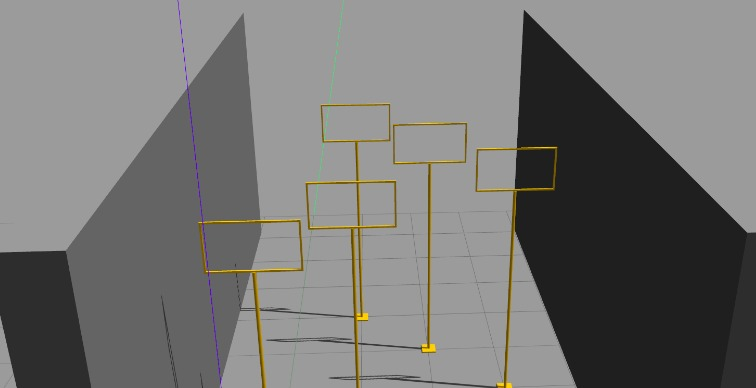
#> input picture framestop.jpeg, 756 x 388 px
$ python finaltry_color_thresholding.py   (older library calls are emulated)
#> lines starting #> are read from the running program, lines starting #| are printed output that depends on the picture; after the words box and inside, x2 and y2 are one past the last pixel; in counts of white or black regions, pixels touching at a corner belong together
#cv.VideoCapture(args.camera)
import cv2 as cv
max_value = 255
max_value_H = 360//2
low_H = 0
low_S = max_value*0.3
low_V = max_value*0.35
high_H = max_value_H*0.3
high_S = max_value
high_V = max_value
import numpy as np
i=0
while i!=1:
    i=i+1
    print(i)

    frame = cv.imread("framestop.jpeg")
#> frame is the input picture: shape (388, 756, 3); mean B, G, R 115.2, 116.9, 117.5
    if frame is None:
        break
    frame_HSV = cv.cvtColor(frame, cv.COLOR_BGR2HSV)
#> frame_HSV: shape (388, 756, 3); mean H, S, V 9.7, 6, 117.9
    frame_threshold = cv.inRange(frame_HSV, (low_H, low_S, low_V), (high_H, high_S, high_V))
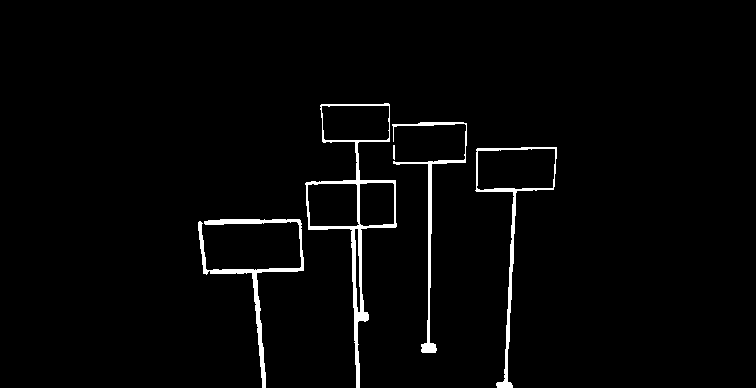
#> frame_threshold: shape (388, 756); 2.3% white; 5 white regions, box (x1, y1, x2, y2) and area: (305, 103, 397, 388) 2415, (198, 219, 304, 388) 1670, (475, 147, 557, 388) 1316, (392, 122, 467, 353) 1190, (393, 145, 395, 160) 29
    ret,thresh1 = cv.threshold(frame_threshold,127,255,cv.THRESH_BINARY_INV)
    kernel = np.ones((2,2),np.uint8)
    erosion = cv.erode(thresh1,kernel,iterations = 1)
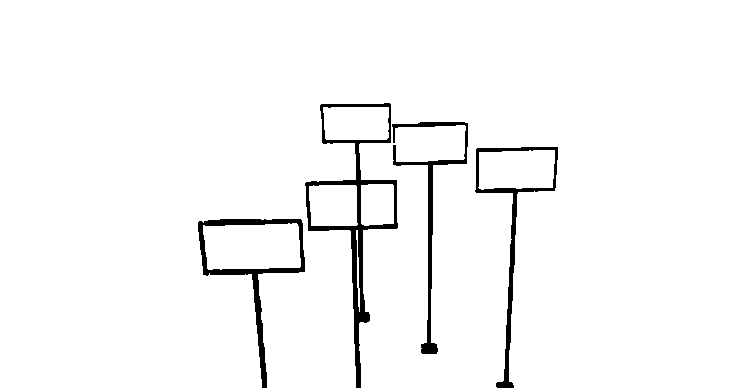
#> erosion: shape (388, 756); 97% white; 4 black regions, box (x1, y1, x2, y2) and area: (305, 103, 398, 388) 3237, (198, 219, 305, 388) 2120, (475, 147, 558, 388) 1772, (392, 122, 468, 354) 1654
    edges = cv.Canny(erosion,50,100,apertureSize = 3,L2gradient=True)
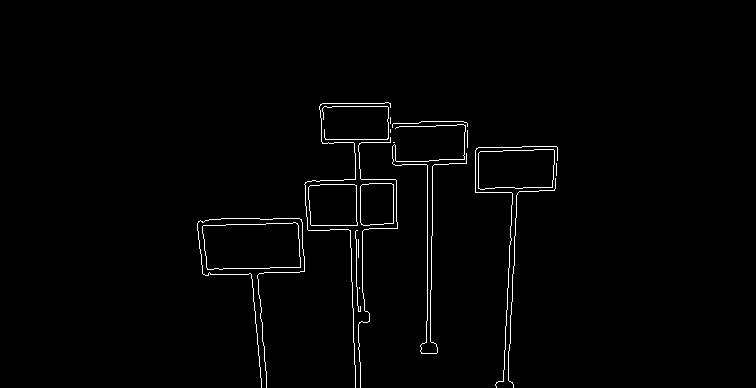
#> edges: shape (388, 756); 1.3% white in thin lines or dots, all inside (x1, y1, x2, y2) = (197, 102, 558, 388)
    minLineLength = 1
    maxLineGap = 1
    lines = cv.HoughLinesP(edges,1,np.pi/180,100,minLineLength,maxLineGap)
#> lines = [[427, 320, 427, 165], [504, 369, 504, 357], [506, 325, 506, 316], [505, 349, 505, 336], [514, 248, 514, 236], [358, 324, 358, 342], [504, 356, 504, 350], [510, 333, 511, 302], [511, 225, 511, 216]]
    print(len(lines))
#| 9
    for i in range(len(lines)):
        for x1,y1,x2,y2 in lines[i]:
            cv.line(frame,(x1,y1),(x2,y2),(255,0,0),2)
#> this loop made 9 passes
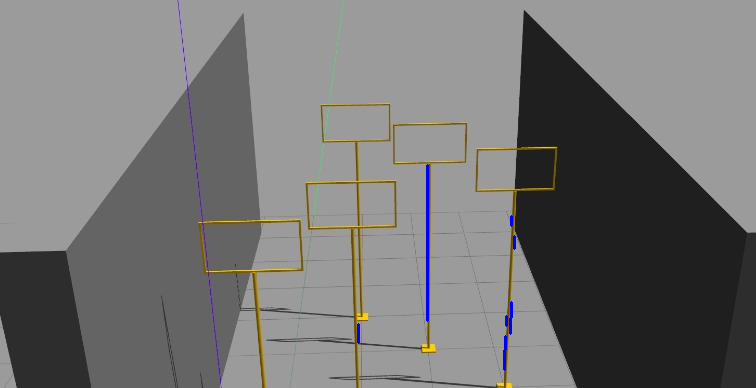
#> frame: shape (388, 756, 3); 0.29% of pixels changed, all inside (x1, y1, x2, y2) = (357, 164, 516, 371)
    """lines = cv.HoughLines(edges,1,np.pi/180,200)
    print(lines)
    for rho,theta in lines[0]:
        a = np.cos(theta)
        b = np.sin(theta)
        x0 = a*rho
        y0 = b*rho
        x1 = int(x0 + 1000*(-b))
        y1 = int(y0 + 1000*(a))
        x2 = int(x0 - 1000*(-b))
        y2 = int(y0 - 1000*(a))

    cv.line(frame,(x1,y1),(x2,y2),(0,0,255),2)"""
    _,contours,hierarchy = cv.findContours(thresh1,2,1)
#> contours = 8 contours; box (x1, y1, x2, y2) and area: (0, 0, 756, 388) 276827, (477, 149, 555, 190) 2812, (322, 106, 389, 140) 2132, (308, 184, 359, 226) 1926, (391, 121, 468, 354) 1586, (360, 183, 394, 226) 1341, (355, 229, 360, 312) 144, (392, 144, 396, 161) 44

    for i in range(len(contours)):
        cnt = contours[i]

        hull = cv.convexHull(cnt,returnPoints = False)
        defects = cv.convexityDefects(cnt,hull)
        try:
            for j in range(defects.shape[0]):
                s,e,f,d = defects[j,0]
                start = tuple(cnt[s][0])
                end = tuple(cnt[e][0])
                far = tuple(cnt[f][0])
                cv.line(frame,start,end,[0,255,0],2)
                cv.circle(frame,far,5,[0,0,255],-1)
                print("yes")
        except:
            continue
#> this loop made 8 passes
#> hull on passes 1, 2, 3, 4, 5, 7: [165, 138, 107, 83, 82, 77, 58, 10, 0], [132, 131, 92, 90, 44, 19, 4, 0], [119, 118, 79, 68, 54, 49, 47, 46, 7, 0], [199, 185, 170, 161, 130, 92, 89, 87, 86, 85, 50, 29, 0], [127, 96, 94, 33, 32, 23, 6, 0], [0, 1, 2, 3, 17, 18, 20]
#> (hull, defects) on pass 6: ([3817, 3430, 387, 0], [[387, 3430, 2016, 72960]])
#> (printed output is left out)
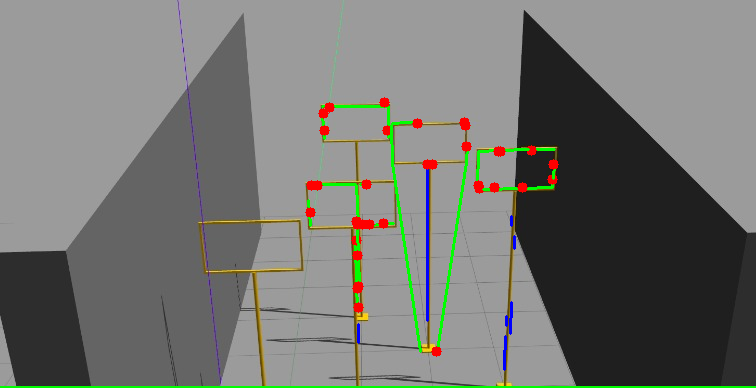
#> frame: shape (388, 756, 3); 2.19% of pixels changed, all inside (x1, y1, x2, y2) = (0, 97, 756, 388)


    cv.imshow("canny edges",frame)
    cv.imshow("window_detection_name", frame_threshold)
    cv.imshow("binary",thresh1)
    cv.imshow("erosion",erosion)
    cv.imshow("edge",edges)

    key = cv.waitKey(0)
#> (key q is pressed here)
    if key == ord('q') or key == 27:
        break

$ run again, with frames.jpeg copied over framestop.jpeg
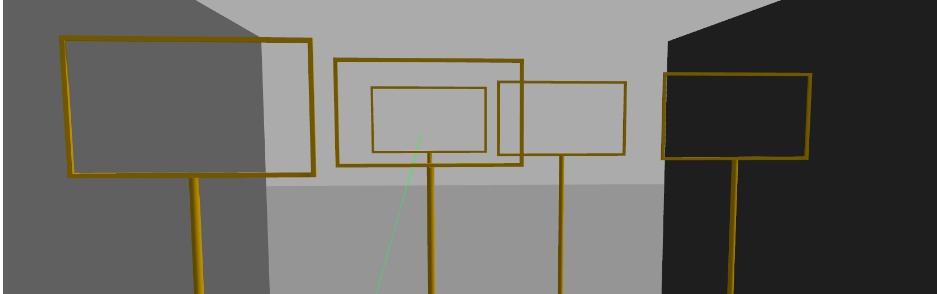
#> input picture frames.jpeg, 937 x 294 px
#> frame is the input picture: shape (294, 937, 3); mean B, G, R 101.4, 105.8, 107.2
#> frame_HSV: shape (294, 937, 3); mean H, S, V 13.6, 14.3, 107.4
#> `frame_threshold = cv.inRange(frame_HSV, (low_H, low_S, low_V), (high_H..`:
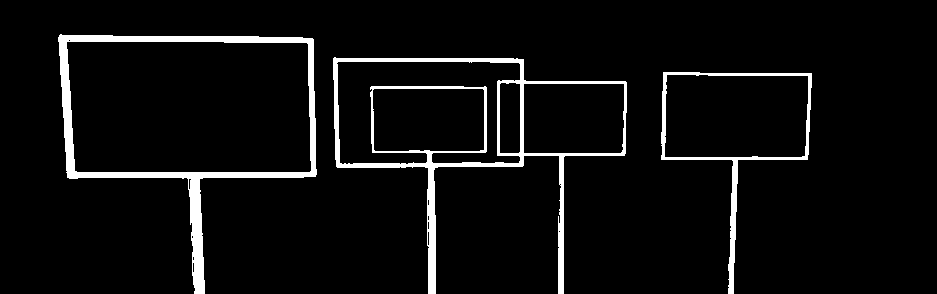
#> frame_threshold: shape (294, 937); 5.4% white; 3 white regions, box (x1, y1, x2, y2) and area: (333, 57, 627, 294) 6384, (58, 34, 317, 294) 6290, (661, 72, 812, 294) 2250
#> erosion: shape (294, 937); 93.4% white; 3 black regions, box (x1, y1, x2, y2) and area: (333, 57, 628, 294) 8037, (58, 34, 318, 294) 7212, (661, 72, 813, 294) 2859
#> edges: shape (294, 937); 2.2% white in thin lines or dots, all inside (x1, y1, x2, y2) = (57, 33, 813, 294)
#> lines = 25 rows, first 6: [526, 156, 557, 156], [205, 178, 305, 178], [77, 171, 310, 171], [567, 156, 625, 156], [758, 156, 802, 156], [336, 57, 513, 57]
#| 25
#> the loop `for i in range(len(lines)):` made 25 passes
#> contours = 18 contours, 10 with area under 20; largest, box (x1, y1, x2, y2) and area: (0, 0, 937, 294) 175960, (67, 42, 311, 172) 30478, (434, 156, 561, 294) 15754, (665, 75, 808, 157) 11212, (337, 62, 520, 164) 8217, (524, 84, 624, 153) 6692, (373, 89, 484, 151) 6648, (500, 83, 520, 153) 1304
#> the loop `for i in range(len(contours)):` made 18 passes
#> hull on passes 1, 4, 6, 7, 8, 10, 11, 12: [8, 0], [12, 0], [6, 0], [3, 0], [4, 0], [497, 467, 464, 344, 223, 110, 100, 98, 95, 0], [229, 228, 169, 165, 61, 60, 21, 1, 0], [232, 189, 167, 165, 164, 68, 0]
#> (printed output is left out)
#> after the loop `for i in range(len(contours)):`:
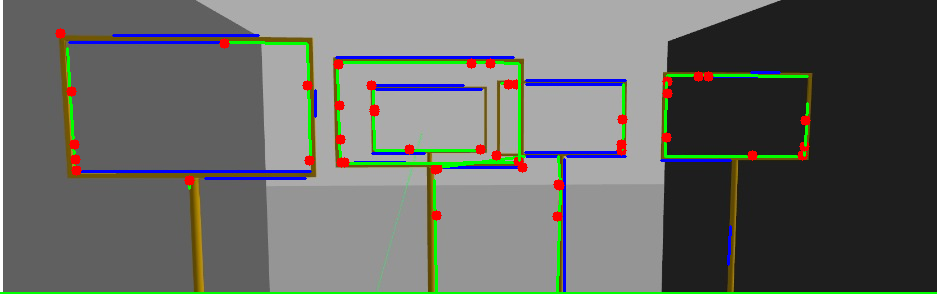
#> frame: shape (294, 937, 3); mean B, G, R 101.5, 105.5, 103.2
